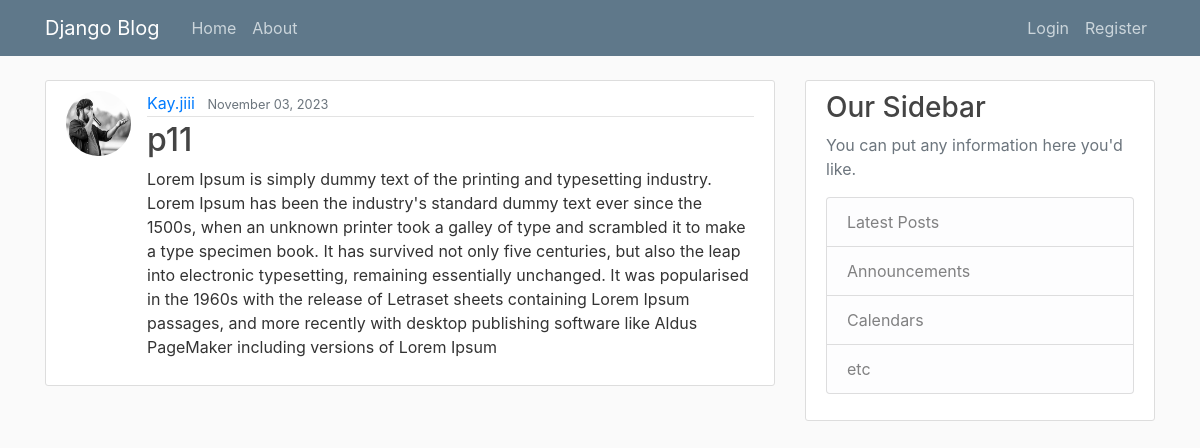
The app's page /post/24/ with its own data.
### blog/models.py (models this page shows, shortened)
class Post(models.Model):
    title = models.CharField(max_length=100)
    content = models.TextField()
    date_posted = models.DateTimeField(default=timezone.now)
    author = models.ForeignKey(User, on_delete=models.CASCADE)

### users/models.py (models this page shows, shortened)
class Profile(models.Model):
    user = models.OneToOneField(User, on_delete=models.CASCADE)
    image = models.ImageField(default='default.jpg', upload_to='profile_pics')

### blog/views.py (the view)
# urls.py: path('post/<int:pk>/', PostDetailView.as_view(), name='post-detail'),
class PostDetailView(DetailView):
    model = Post

### blog/templates/blog/Post_detail.html (shortened to what this page needs)
{% extends "blog/base.html" %}
{%block content %}
    <article class="media content-section">
        <img class = "rounded-circle article-img" src="{{ object.author.profile.image.url }}">
        <div class="media-body">
            <div class="article-metadata">
                <a class="mr-2" href="{% url 'user-posts' object.author.username %}">{{ object.author }}</a>
                <small class="text-muted">{{ object.date_posted | date:"F d, Y" }}</small>
            </div>
            <h2 class="article-title">{{ object.title }}</h2>
            <p class="article-content">{{ object.content }}</p>
        </div>
    </article>
{% endblock content %}

### blog/static/blog/main.css (style rules this page uses)
body { background: #fafafa; color: #333333; margin-top: 5rem; }
h1, h2, h3, h4, h5, h6 { color: #444444; }
.content-section { background: #ffffff; padding: 10px 20px; border: 1px solid #dddddd; border-radius: 3px; margin-bottom: 20px; }
.article-title { color: #444444; }
.article-content { white-space: pre-line; }
.article-img { height: 65px; width: 65px; margin-right: 16px; }
.article-metadata { padding-bottom: 1px; margin-bottom: 4px; border-bottom: 1px solid #e3e3e3 }

### records on screen
Post: author.profile.image (picture), author "Kay.jiii", date_posted "November 03, 2023", title "p11", content "Lorem Ipsum is simply dummy text of the printing and typesetting industry. Lorem Ipsum has been the industry's standard dummy text ever since the 1500s, when an unknown printer took a galley of type and scrambled it to make a type specimen book. It has survived not only five centuries, but also the leap into electronic typesetting, remaining essentially unchanged. It was popularised in the 1960s with the release of Letraset sheets containing Lorem Ipsum passages, and more recently with desktop publishing software like Aldus PageMaker including versions of Lorem Ipsum"
